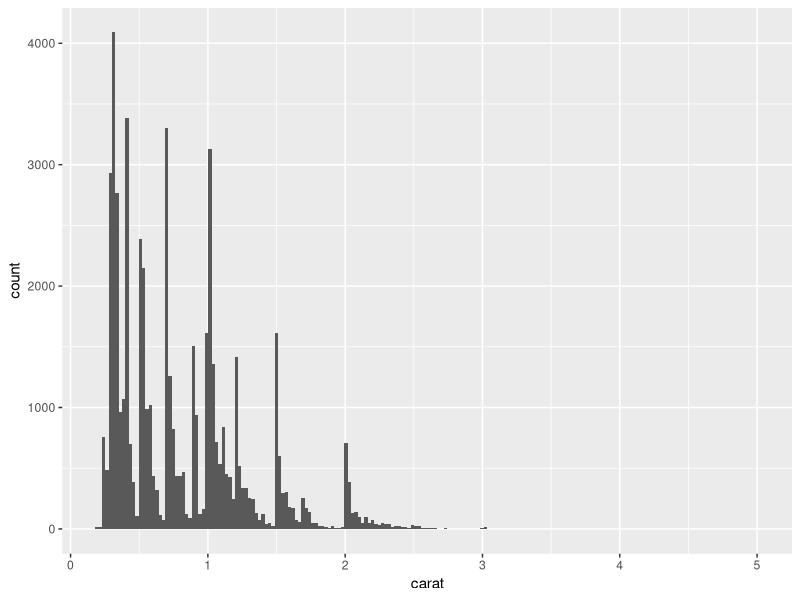
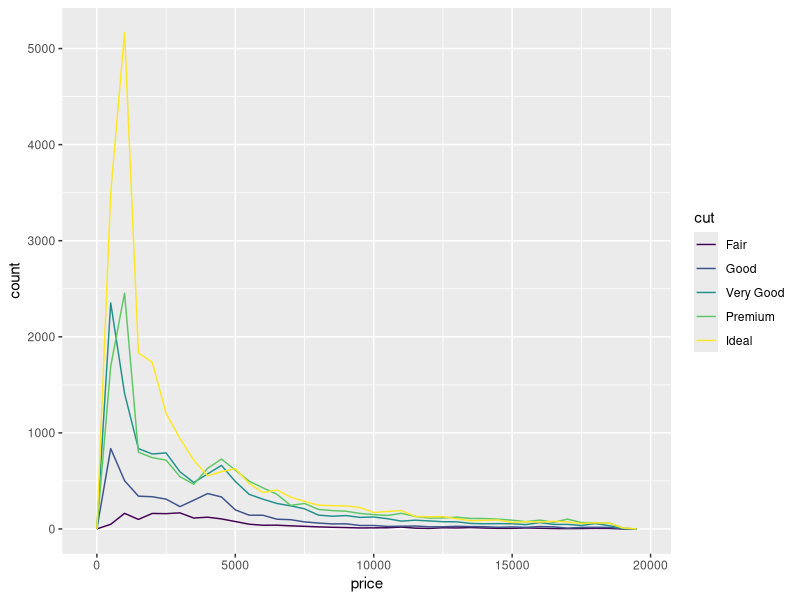
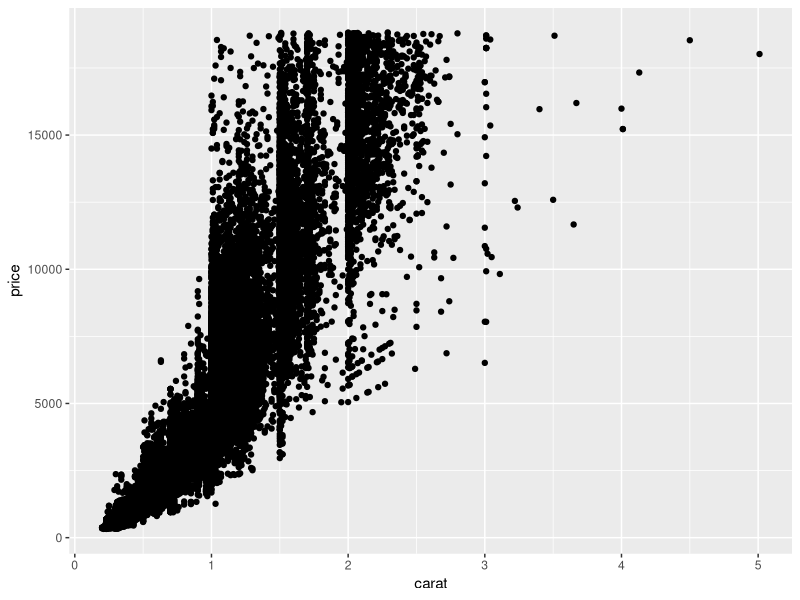
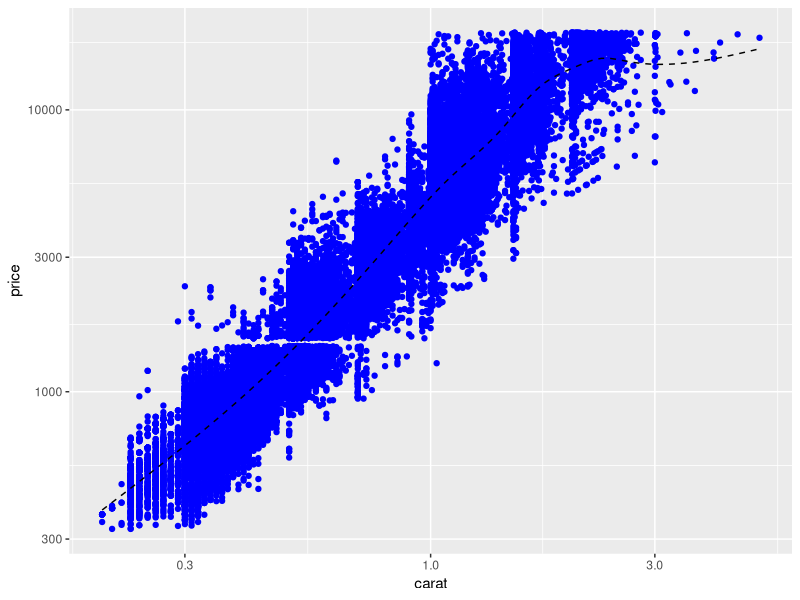
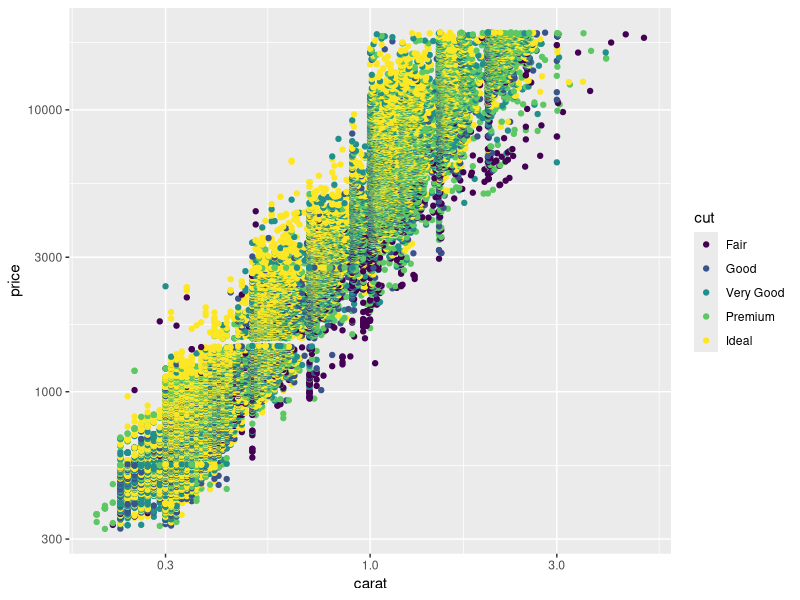
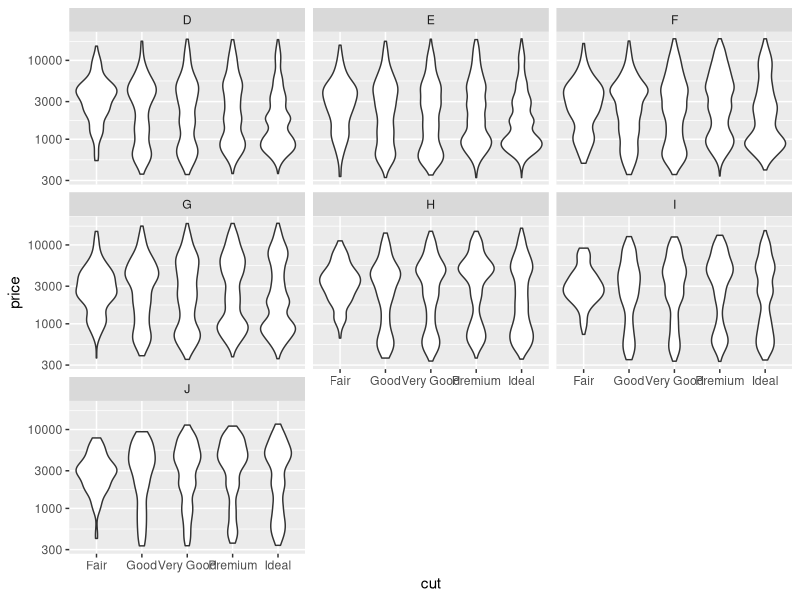
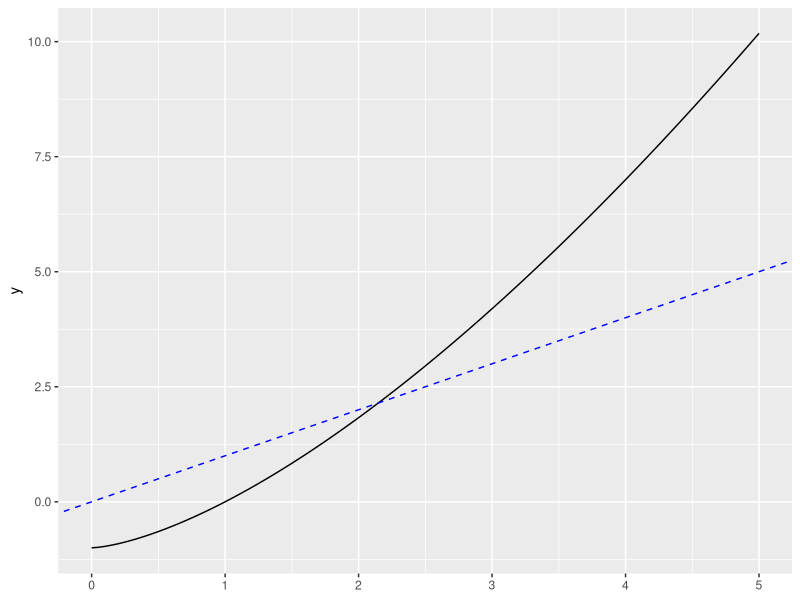

Write R code to recreate these figures, in order.
library("ggplot2")
set.seed(1289)

data(diamonds, package = "ggplot2")

# Basic Histogram
ggplot(data = diamonds, mapping = aes(x = carat)) +
  geom_histogram(bins = 200)

# Line Plot
ggplot(data = diamonds, mapping = aes(x = price, colour = cut)) +
  geom_freqpoly(binwidth = 500)

# Scatter Plot
ggplot(data = diamonds, mapping = aes(x = carat, y = price)) +
  geom_point()

# Scatter Plot with best fit line and log scales
ggplot(data = diamonds, mapping = aes(x = carat, y = price)) +
  geom_point(colour = "blue") +
  geom_smooth(colour = "black", linetype = "dashed", size = 0.5, se = FALSE) +
  scale_x_log10() +
  scale_y_log10()

# Scatter Plot with categories and log scales
ggplot(data = diamonds, mapping = aes(x = carat, y = price, colour = cut)) +
  geom_point() +
  scale_x_log10() +
  scale_y_log10()


# Violin plots of diamond grades
diamonds |>
  dplyr::filter(carat < 1.75) |>
  ggplot(mapping = aes(x = cut, y = price)) +
  geom_violin() +
  scale_y_log10() +
  facet_wrap(facets = vars(color))

# Function plot
ggplot() +
  xlim(c(0, 5)) +
  geom_function(fun = \(x) sqrt(x) * x - 1) +
  geom_abline(intercept = 0, slope = 1, colour = "blue", linetype = "dashed")
